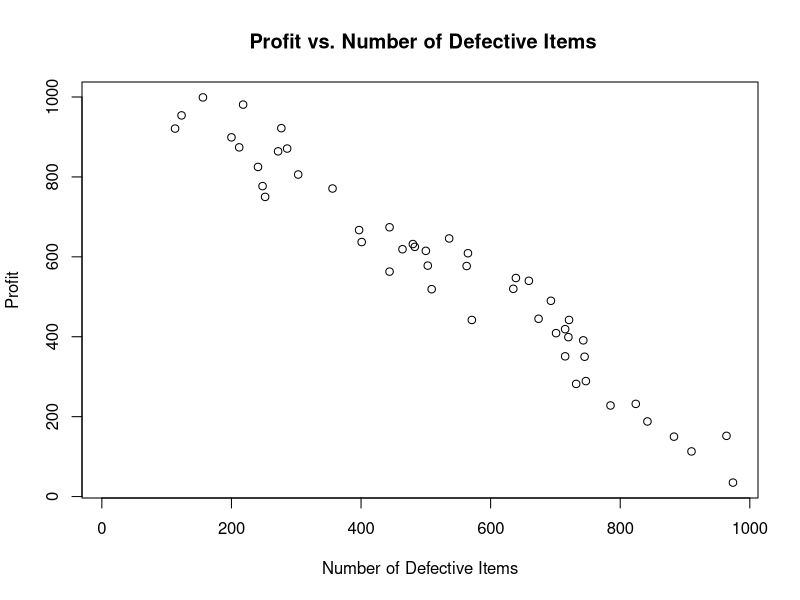
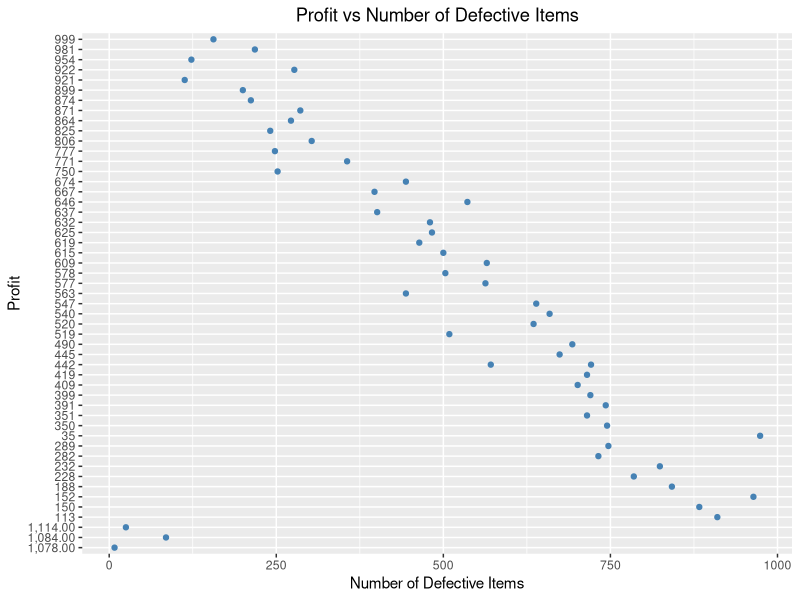

Write R code to recreate these figures, in order.
## ---- chunk 1
knitr::opts_chunk$set(echo = TRUE,tidy.opts=list(width.cutoff=70),tidy=TRUE, warning = FALSE)

## ---- chunk 2
# Read dataset 
Profit.Defects <- read.csv('Workbook_Example_Bivariate_dataset.csv')
## ---- chunk 3
# Dataset Summary
summary(Profit.Defects)

# Dataset Structure
str(Profit.Defects)

# Dataset variables
colnames(Profit.Defects)

## ---- chunk 4
# Scatter Plot using Plot()
Profit.Defects.plot1 <- plot(x = Profit.Defects$Number.of.Defective.Items, y = Profit.Defects$Profit, type = "p", 
     main = " Profit vs. Number of Defective Items", 
     xlab = "Number of Defective Items" , 
     ylab = "Profit")

Profit.Defects.plot1

## ---- chunk 5
# Scatter Plot using ggplot()
library(ggplot2)

Profit.Defects.plot2 <- ggplot(data = Profit.Defects, aes(x = Profit.Defects$Number.of.Defective.Items, 
                                  y = Profit.Defects$Profit)) +
      geom_point(color = 'steelblue') +
      ggtitle("Profit vs Number of Defective Items") +
      theme(plot.title = element_text(hjust = 0.5)) +
      xlab("Number of Defective Items") +
      ylab("Profit")

Profit.Defects.plot2

